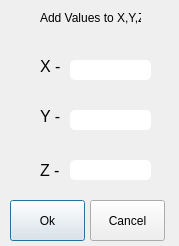
<?xml version="1.0" encoding="UTF-8"?>
<ui version="4.0">
 <class>xyz</class>
 <widget class="QDialog" name="xyz">
  <property name="geometry">
   <rect>
    <x>0</x>
    <y>0</y>
    <width>179</width>
    <height>246</height>
   </rect>
  </property>
  <property name="minimumSize">
   <size>
    <width>179</width>
    <height>246</height>
   </size>
  </property>
  <property name="maximumSize">
   <size>
    <width>179</width>
    <height>16777215</height>
   </size>
  </property>
  <property name="windowTitle">
   <string>XYZ</string>
  </property>
  <property name="styleSheet">
   <string notr="true">QDialog
{
background-image: url(:/back/Background.jpg);
}</string>
  </property>
  <widget class="QPushButton" name="pushButton_Ok">
   <property name="geometry">
    <rect>
     <x>10</x>
     <y>200</y>
     <width>75</width>
     <height>41</height>
    </rect>
   </property>
   <property name="styleSheet">
    <string notr="true"/>
   </property>
   <property name="text">
    <string>Ok</string>
   </property>
  </widget>
  <widget class="QPushButton" name="pushButton_Cancel">
   <property name="geometry">
    <rect>
     <x>90</x>
     <y>200</y>
     <width>75</width>
     <height>41</height>
    </rect>
   </property>
   <property name="styleSheet">
    <string notr="true"/>
   </property>
   <property name="text">
    <string>Cancel</string>
   </property>
  </widget>
  <widget class="QLineEdit" name="lineEdit">
   <property name="geometry">
    <rect>
     <x>70</x>
     <y>60</y>
     <width>81</width>
     <height>20</height>
    </rect>
   </property>
   <property name="styleSheet">
    <string notr="true">border-radius:5px;</string>
   </property>
  </widget>
  <widget class="QLineEdit" name="lineEdit_2">
   <property name="geometry">
    <rect>
     <x>70</x>
     <y>110</y>
     <width>81</width>
     <height>20</height>
    </rect>
   </property>
   <property name="styleSheet">
    <string notr="true">border-radius:5px;</string>
   </property>
  </widget>
  <widget class="QLineEdit" name="lineEdit_3">
   <property name="geometry">
    <rect>
     <x>70</x>
     <y>160</y>
     <width>81</width>
     <height>20</height>
    </rect>
   </property>
   <property name="styleSheet">
    <string notr="true">border-radius:5px;</string>
   </property>
  </widget>
  <widget class="QLabel" name="label_2">
   <property name="geometry">
    <rect>
     <x>40</x>
     <y>110</y>
     <width>47</width>
     <height>13</height>
    </rect>
   </property>
   <property name="font">
    <font>
     <pointsize>12</pointsize>
    </font>
   </property>
   <property name="text">
    <string>Y -</string>
   </property>
  </widget>
  <widget class="QLabel" name="label_3">
   <property name="geometry">
    <rect>
     <x>40</x>
     <y>160</y>
     <width>41</width>
     <height>20</height>
    </rect>
   </property>
   <property name="font">
    <font>
     <pointsize>12</pointsize>
    </font>
   </property>
   <property name="text">
    <string>Z -</string>
   </property>
  </widget>
  <widget class="QLabel" name="label_4">
   <property name="geometry">
    <rect>
     <x>40</x>
     <y>10</y>
     <width>101</width>
     <height>16</height>
    </rect>
   </property>
   <property name="text">
    <string>Add Values to X,Y,Z</string>
   </property>
  </widget>
  <widget class="QLabel" name="label">
   <property name="geometry">
    <rect>
     <x>40</x>
     <y>60</y>
     <width>47</width>
     <height>13</height>
    </rect>
   </property>
   <property name="font">
    <font>
     <pointsize>12</pointsize>
    </font>
   </property>
   <property name="text">
    <string>X -</string>
   </property>
  </widget>
 </widget>
 <resources/>
 <connections/>
</ui>
